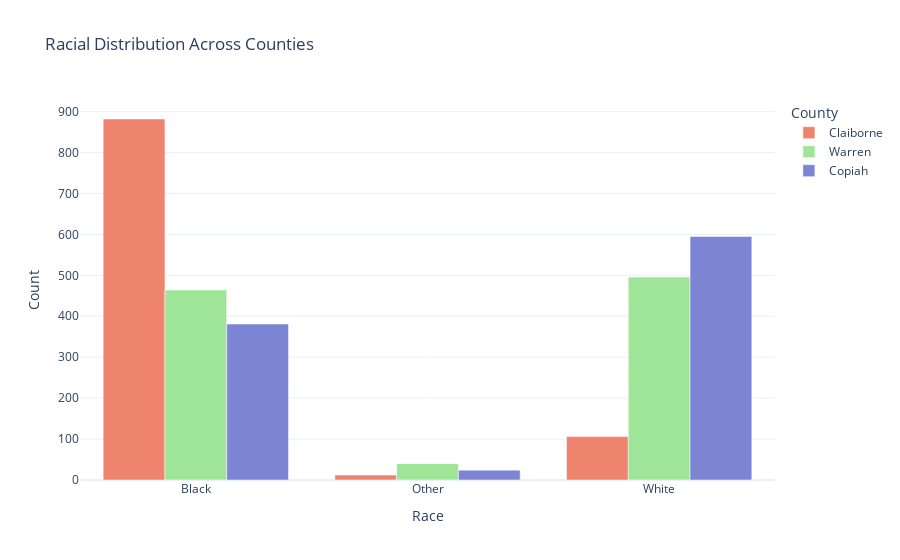

Notebook code for this chart:
### Markdown cell above
#### Comparison of distributions across the three counties

### Code cell
# Comparison of racial distributions across the three counties

# Count occurrences of each Race per County
race_counts = combined_df.groupby(['Race', 'County']).size().reset_index(name='Count')

# Create the bar chart with explicit counts
fig = px.bar(
    race_counts,
    x='Race',
    y='Count',  # Explicitly set Y to Count
    color='County',
    barmode='group',
    title='Racial Distribution Across Counties',
    labels={'Race': 'Race', 'Count': 'Count'},
    category_orders={"County": ["Claiborne", "Warren", "Copiah"]},
    template='plotly_white',
    color_discrete_map={'Claiborne': '#ee836e', 'Warren': '#9fe598', 'Copiah': '#7b85d4'}
)

fig.update_layout(xaxis_title="Race", yaxis_title="Count")
fig.show()

### Figure 1 — Plotly figure (JSON) as saved in the notebook; plotly's stock layout.template omitted (floating-point values rounded to 4 significant figures)
{"data": [{"alignmentgroup": "True", "hovertemplate": "County=Claiborne<br>Race=%{x}<br>Count=%{y}<extra></extra>", "legendgroup": "Claiborne", "marker": {"color": "#ee836e", "pattern": {"shape": ""}}, "name": "Claiborne", "offsetgroup": "Claiborne", "orientation": "v", "showlegend": true, "textposition": "auto", "type": "bar", "x": ["Black", "Other", "White"], "xaxis": "x", "y": [882, 12, 106], "yaxis": "y"}, {"alignmentgroup": "True", "hovertemplate": "County=Warren<br>Race=%{x}<br>Count=%{y}<extra></extra>", "legendgroup": "Warren", "marker": {"color": "#9fe598", "pattern": {"shape": ""}}, "name": "Warren", "offsetgroup": "Warren", "orientation": "v", "showlegend": true, "textposition": "auto", "type": "bar", "x": ["Black", "Other", "White"], "xaxis": "x", "y": [464, 40, 496], "yaxis": "y"}, {"alignmentgroup": "True", "hovertemplate": "County=Copiah<br>Race=%{x}<br>Count=%{y}<extra></extra>", "legendgroup": "Copiah", "marker": {"color": "#7b85d4", "pattern": {"shape": ""}}, "name": "Copiah", "offsetgroup": "Copiah", "orientation": "v", "showlegend": true, "textposition": "auto", "type": "bar", "x": ["Black", "Other", "White"], "xaxis": "x", "y": [381, 24, 595], "yaxis": "y"}], "layout": {"barmode": "group", "legend": {"title": {"text": "County"}, "tracegroupgap": 0}, "title": {"text": "Racial Distribution Across Counties"}, "xaxis": {"anchor": "y", "domain": [0, 1], "title": {"text": "Race"}}, "yaxis": {"anchor": "x", "domain": [0, 1], "title": {"text": "Count"}}}}
